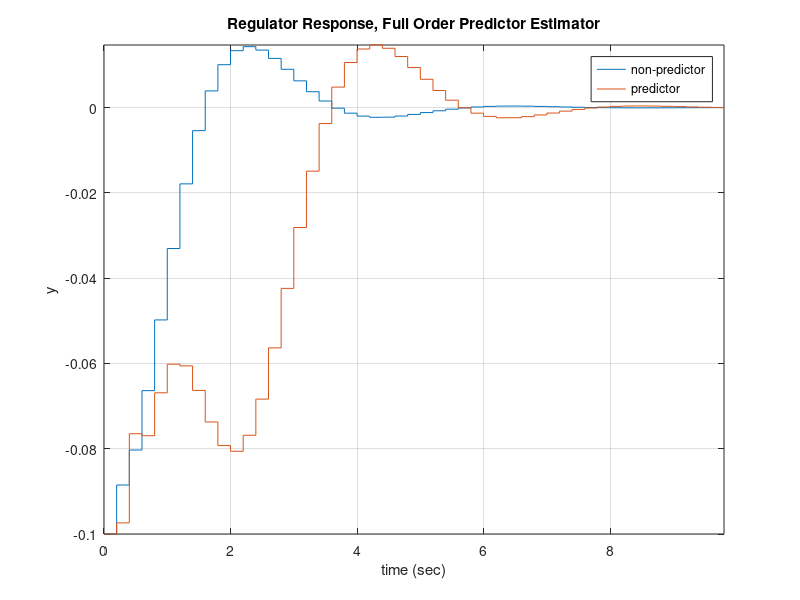

Write the MATLAB code that produced this figure.
%
% cl_fope05.m
%
% Control Law, Full Order Predictor Estimator
% Predictor is plotted along with non-predictor.
%
% Derived from example given by Dr. Adel Ghandakly as
% part of his class, Computer Control of Dynamic Systems,
% taught at CSU Chico during the Fall of 2013.
%

clear;

T = 0.2;  % time step

% Continuous state space system
A = [ 0 1 0 0;
	  -4 -56 4 56;
	  0 0 0 1;
	  31.25 437.5 -62.5 -437.5];
B = [0; 1; 0; 0];

n = length(A);  % order
Gs = ss(A, B, eye(n), zeros(n,1));
% convert to digital
Gz = c2d(Gs, T, 'ZOH');
[Phi, Gamma] = ssdata(Gz);

% y = H*X
H = [1 0 -1 0];  % filter
% create a gain of H using D and zeroing others
Hz = ss(zeros(1,1), zeros(1,n), zeros(1,1), H, T);

% Find K
% roots (arbitrary)
z1 = [(0.8 + 0.25i) (0.8 - 0.25i) 0 0];
K1 = place(Phi, Gamma, z1);
% create a gain of K using D and zeroing others
K1z = ss(zeros(1,1), zeros(1,n), zeros(1,1), K1, T);

% Find Lp and L system, for predictor estimator
z2 = 0.85*z1;
Lp = place(Phi', H', z2)';
Lz = ss((Phi - Gamma*K1 - Lp*H), Lp, eye(n), zeros(n,1), T);

% Build system(s)
% no prediction
X1z = feedback(Gz, K1z, -1);
CL1z = series(X1z, Hz);
CL1z = sminreal(CL1z);  % simiplify, pole/zero cancellation
% predictor estimator
G1z = series(Gz, Hz);
G2z = series(Lz, K1z);
CL2z = feedback(G1z, G2z, -1);
CL2z = sminreal(CL2z);  % simiplify, pole/zero cancellation

% Simulate
Tend = 10;
u = zeros([(Tend/T) 1]);
% x0, initial conditions
x0 = zeros(length(CL1z.B), 1);
x0(3) = 0.1;
[y1,t1] = lsim(CL1z, u, [], x0);
x0 = zeros(length(CL2z.B), 1);
x0(3) = 0.1;
[y2,t2] = lsim(CL2z, u, [], x0);

% Plot
clf;
figure(1);
[ts1,ys1] = stairs(t1, y1);
[ts2,ys2] = stairs(t2, y2);
plot(ts1,ys1,ts2,ys2);
title('Regulator Response, Full Order Predictor Estimator');
grid on;
axis tight;
legend('non-predictor', 'predictor');
xlabel('time (sec)');
ylabel('y');

% Print to file
print('cl_fope05.eps', '-depsc2');
